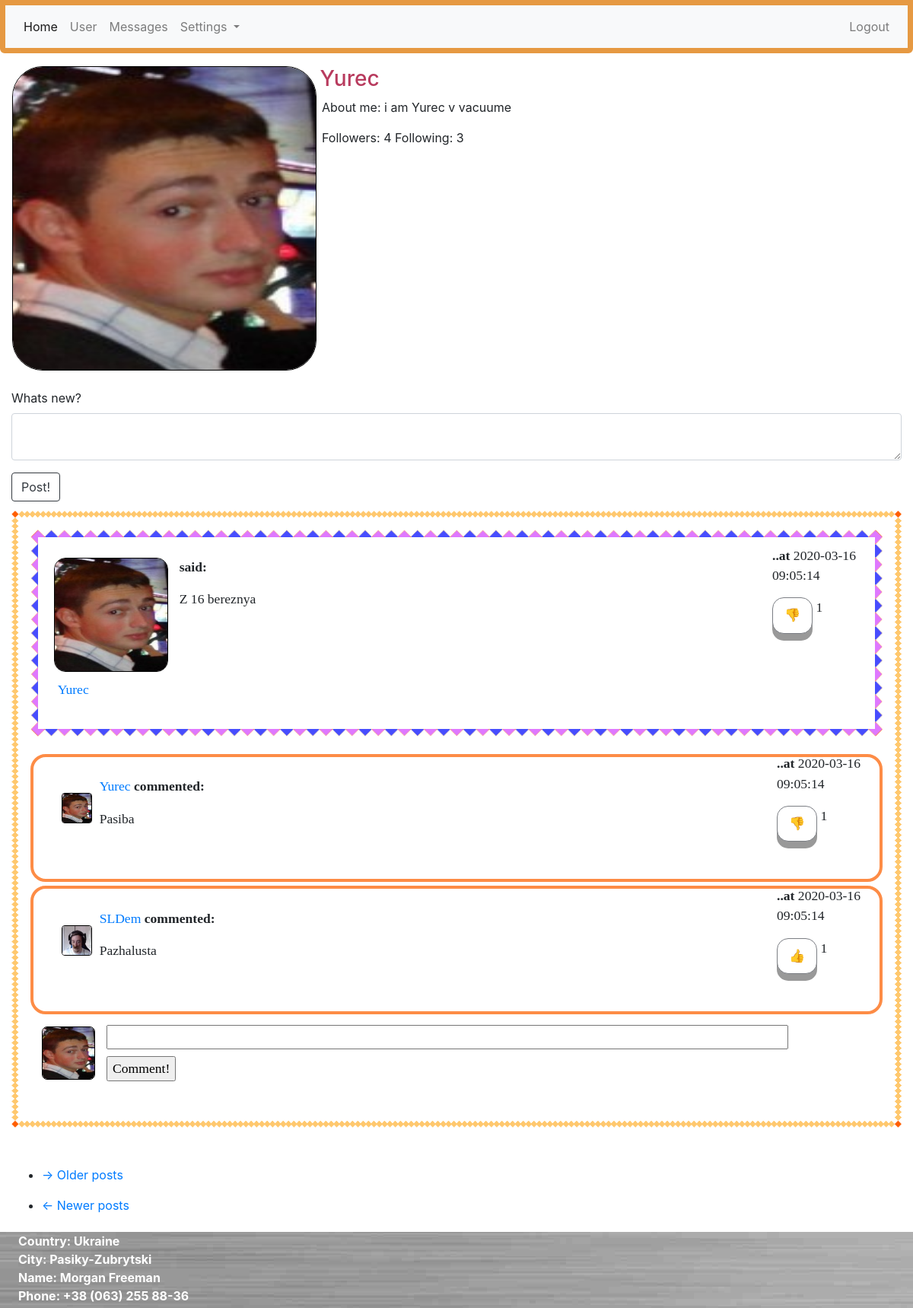
Page /user/Yurec (signed in) on the committed database.
### app/models.py (models this page shows, shortened)
class User(UserMixin, db.Model):
    id = db.Column(db.Integer, primary_key=True)
    username = db.Column(db.String(64), index=True, unique=True)
    email = db.Column(db.String(124), index=True, unique=True)
    password_hash = db.Column(db.String(128))
    about_me = db.Column(db.String(1024))
    last_seen = db.Column(db.DateTime, default=datetime.utcnow())
    avatar_set = db.Column(db.Boolean, default=False)
    posts = db.relationship("Post", backref='author', lazy='dynamic')
    comments = db.relationship("Comment", backref='commenter', lazy='dynamic')
    followed = db.relationship(
        'User', secondary=followers,
        primaryjoin=(followers.c.follower_id == id),
        secondaryjoin=(followers.c.followed_id == id),
        backref=db.backref('followers', lazy='dynamic'), lazy='dynamic')
    liked = db.relationship(
        'PostLike',
        foreign_keys='PostLike.user_id',
        backref='user', lazy='dynamic')
    comment_liked = db.relationship(
        'CommentLike',
        foreign_keys='CommentLike.user_id',
        backref='user', lazy='dynamic')
    messages_sent = db.relationship(
        'Message',
        foreign_keys='Message.sender_id',
        backref='author', lazy='dynamic')
    messages_received = db.relationship(
        'Message',
        foreign_keys='Message.recipient_id',
        backref='recipient', lazy='dynamic')
    def liked_post(self, post):
        return PostLike.query.filter(PostLike.user_id == self.id,
                                     PostLike.post_id == post.id).count() > 0
    def liked_comment(self, comment):
        return CommentLike.query.filter(CommentLike.user_id == self.id,
                                        CommentLike.comment_id == comment.id).count() > 0

class Post(db.Model):
    id = db.Column(db.Integer, primary_key=True)
    body = db.Column(db.String(140))
    timestamp = db.Column(db.DateTime, index=True, default=datetime.utcnow())
    user_id = db.Column(db.Integer, db.ForeignKey('user.id'))
    likes = db.relationship('PostLike', backref='post', lazy='dynamic')
    comments = db.relationship('Comment', backref='comment', lazy='dynamic')

class Comment(db.Model):
    id = db.Column(db.Integer, primary_key=True)
    body = db.Column(db.String(1028))
    timestamp = db.Column(db.DateTime(), default=datetime.utcnow(), index=True)
    post_id = db.Column(db.Integer, db.ForeignKey('post.id'))
    user_id = db.Column(db.Integer, db.ForeignKey('user.id'))
    comment_likes = db.relationship('CommentLike', backref='comment', lazy='dynamic')

### app/routes.py (the view)
@login_required
@app.route('/user/<username>', methods=['POST', 'GET'])
def user(username):
    if current_user.is_authenticated:
        form = PostForm()
        if form.validate_on_submit():
            post = Post(body=form.post.data, author=current_user)
            db.session.add(post)
            db.session.commit()
            flash('Your post has been posted!')
            return redirect(url_for('user', username=current_user.username))
        user = User.query.filter_by(username=username).first_or_404()
        page = request.args.get('page', 1, type=int)
        comments = Comment.query.all()
        posts = user.posts.order_by(Post.timestamp.desc()).paginate(
            page, 8, False)
        next_url = url_for('user', username=user.username, page=posts.next_num) if posts.has_next else None
        prev_url = url_for('user', username=user.username, page=posts.prev_num) if posts.has_prev else None
        return render_template('user.html', title=user.username, user=user, username=current_user.username,
                               posts=posts.items, comments=comments, next_url=next_url, prev_url=prev_url, form=form)
    return redirect(url_for('login'))

### app/forms.py
class PostForm(FlaskForm):
    post = TextAreaField("Whats new?", validators=[DataRequired(), Length(min=1, max=1028)])
    submit = SubmitField('Post!')

### app/models.py (called while the page is built)
@login.user_loader
def load_user(id):
    return User.query.get(int(id))

### app/templates/user.html (shortened to what this page needs)
{% extends "base.html" %}
{% import "bootstrap/wtf.html" as wtf %}
{% block app_content %}
    <table style="margin-top: 1%; ">
        <tr valign="top" style="width: 100%;">
            <td>
                {% if user.avatar_set %}
                    <img class="avatar" height="400px" width="400px" src="/static/{{user.username}}.jpg">
                {% else %}
                    <img class="roboavatar" src="{{ avatars.robohash(user.username, size='400') }}" />
                {% endif %}
            </td>
            <td>
                <h3 style="margin-left: 1%; color: #b83b5e;">{{ user.username }}</h3>
                {% if user.about_me %}
                    <p style="margin-left: 2%; width: 220%;">About me: {{ user.about_me }}</p>
                {% endif %}
                <p style="margin-left: 2%; width: 220%;">Followers: {{ user.followers.count() }} Following: {{ user.followed.count() }}</p>
            </td>
        </tr>
    </table>
<div style="margin-top: 2%;">
    {% if form %}
        {{ wtf.quick_form(form, button_map={'submit':'btn btn-outline-dark'}) }}
    {% endif %}
</div>
<div style="margin-top: 1%;">
    {% for post in posts %}
        {% include "_post.html" %}
    {% endfor %}
    <div style="margin-bottom: 2%;">
        <nav aria-label="...">
            <ul>
                <li class="next{% if not next_url %} disabled{% endif %}">
                    <a href="{{ next_url or '#' }}">
                        <span aria-hidden="true">&rarr;</span> Older posts
                    </a>
                </li>
            </ul>
            <ul class="pager">
                <li class="previous{% if not prev_url %} disabled{% endif %}">
                    <a href="{{ prev_url or '#' }}">
                        <span aria-hidden="true">&larr;</span> Newer posts
                    </a>
                </li>
            </ul>
        </nav>
    </div>
</div>
{% endblock %}

### app/templates/base.html (shortened to what this page needs)
<!doctype html>
<html>
    <head>
        <link rel="stylesheet" href="https://stackpath.bootstrapcdn.com/bootstrap/4.4.1/css/bootstrap.min.css">
        <link rel="stylesheet" href="{{ url_for('static', filename='main.css') }}">
    </head>
    <body style="height: 937px;">
    <div id="page-container">
        <div class="navbar_bordered">
            <nav class="navbar navbar-expand-lg navbar-light bg-light">
                <div class="collapse navbar-collapse" id="navbarSupportedContent">
                    <ul class="navbar-nav mr-auto">
                        <li class="nav-item active">
                            <a class="nav-link" href="/home">Home <span class="sr-only">(current)</span></a>
                        </li>
                        <li class="nav-item">
                            <a class="nav-link" href="{{url_for('user', username=current_user.username) }}">User</a>
                        </li>
                        <li class="nav-item">
                            <a class="nav-link" href="{{url_for('messages') }}">Messages</a>
                        </li>
                        <li class="nav-item dropdown">
                            <a class="nav-link dropdown-toggle" href="#" id="navbarDropdown" role="button" data-toggle="dropdown" aria-haspopup="true" aria-expanded="false">
                            Settings
                        </a>
                        </li>
                    </ul>
                    <ul class="nav navbar-nav ml-auto">
                        {% if current_user.is_anonymous %}
                            <li class="nav-item">
                                <a class="nav-link" href="/login">Login</a>
                            </li>
                        {% else %}
                            <li class="nav-item">
                                <a class="nav-link" href="/logout">Logout</a>
                            </li>
                        {% endif %}
                    </ul>
                </div>
            </nav>
        </div>
    {% block content %}
        <div class="container-fluid">
            {% block app_content %}{% endblock %}
        </div>
    {% endblock %}
    <div id="main-footer">
        <p style="color: white; margin-left: 2%; margin-bottom: -30px;"><b>
            Country: Ukraine<br>
            City: Pasiky-Zubrytski<br>
            Name: Morgan Freeman<br>
            Phone: +38 (063) 255 88-36
        </b></p>
    </div>
    </div>
    </body>
</html>

### app/templates/_post.html (shortened to what this page needs)
<div class="post_with_background" style="margin-bottom: 50px;">
    <div class="post">
        <div id="container_post">
            <div id="left_post">
                <div style="position: absolute; margin-left: -5px;">
                    <a href="{{ url_for('user', username=post.author.username) }}">
                        {% if post.author.avatar_set %}
                        <img class="avatar" height="150px" width="150px"
                             src="{{ url_for('static', filename=post.author.username + '.jpg') }}">
                        {% else %}
                        <img class="roboavatar" src="{{ avatars.robohash(post.author.username, size='150') }}"/>
                        {% endif %}
                    </a>
                </div>
                <div style="position: relative; margin-top: 160px;">
                    <a href="{{ url_for('user', username=post.author.username) }}">
                        {{ post.author.username }}
                    </a>
                </div>
            </div>
            <div id="center_post">
                <p><b>said: </b></p>
                <p id="post{{ post.id }}">{{ post.body }}</p>
            </div>
            <div id="right_post">
                <p><b>..at</b> {{post.timestamp.replace(microsecond=0)}}</p>
                {% if current_user.liked_post(post) %}
                <div id="like_container">
                    <div id="like_button"><a href="{{ url_for('like_action', post_id=post.id, action='dislike') }}">
                        <div class="button">&#128078</div>
                    </a></div>
                    <div id="like_count"><p>{{ post.likes.count() }}</p></div>
                </div>
                {% endif %}
            </div>
        </div>
    </div>
    {% for comment in comments %}
    {% if comment in post.comments %}
    {% include "_comment.html" %}
    {% endif %}
    {% endfor %}
    <div id="container_post_comment">
        <div id="left_post_comment">
            {% if current_user.avatar_set %}
            <img class="avatar" height="70px" width="70px"
                 src="{{ url_for('static', filename=current_user.username + '.jpg') }}">
            {% else %}
            <img class="roboavatar" src="{{ avatars.robohash(current_user.username, size='70') }}"/>
            {% endif %}
        </div>
        <div class="comment_with_background">
            <div id="right_post_comment">
                <form action="{{ url_for('comment', post_id=post.id) }}" method="post"
                      style="margin-bottom: 4%;">
                    <input style="width: 100%; margin-bottom: 1%;" type=text name=comment>
                    <input type=submit value=Comment!>
                </form>
            </div>
        </div>
    </div>
</div>

### app/templates/_comment.html
<div class="comment_with_border">
    <div id="container-comment">
        <div id="left_comment">
            <a href="{{ url_for('user', username=comment.commenter.username) }}">
                {% if comment.commenter.avatar_set %}
                    <img class="avatar" height="40px" width="40px" src="{{ url_for('static', filename=comment.commenter.username + '.jpg') }}">
                {% else %}
                    <img class="roboavatar" src="{{ avatars.robohash(comment.commenter.username, size='40') }}" />
                {% endif %}
            </a>
        </div>
        <div id="center_comment">
            <p><a href="{{ url_for('user', username=comment.commenter.username) }}">
                {{ comment.commenter.username }}
            </a><b>commented: </b></p>
            <p>{{ comment.body }}</p>
        </div>
        <div id="right_comment">
            <p><b>..at</b> {{comment.timestamp.replace(microsecond=0)}}</p>
            {% if current_user.liked_comment(comment) %}
                <div id="like_container">
                    <div id="like_button"><a href="{{ url_for('comment_like_action', comment_id=comment.id, action='dislike') }}"><div class="button">&#128078</div></a></div>
                    <div id="like_count"><p>{{ post.likes.count() }}</p></div>
                </div>
            {% else %}
                <div id="dislike_container">
                    <div id="dislike_button"><a href="{{ url_for('comment_like_action', comment_id=comment.id, action='like') }}"><div class="button">&#128077</div></a></div>
                    <div id="dislike_count"><p>{{ post.likes.count() }}</p></div>
                </div>
            {% endif %}
        </div>
    </div>
</div>

### app/static/main.css (style rules this page uses)
#page-container { position: relative; min-height:100%; height: auto !important; height: 100%; padding-bottom: 100px; }
#main-footer { position: absolute; bottom: 0; width: 100%; height: 100px; background: url('/static/footer_bg.jpg'); }
#container_post { width:100%; height: 190px; margin-bottom: 2%; }
#left_post { float: left; width: 160px; margin-left: 1%; margin-top: 0.1%; }
#center_post { margin: 0 auto; width: 80%; margin-top: 1%; margin-left: 1%; }
#right_post { float: right; width: 120px; margin-top: -100px; }
#left_comment { float: left; width: 50px; margin-left: 2%; margin-top: 2%; }
#center_comment { margin: 0 auto; width: 70%; margin-top: 1%; margin-left: 5.5%; }
#right_comment { float: right; width: 120px; margin-top: -115px; }
#container_post_comment { width:100%; }
#left_post_comment { float: left; width: 20px; margin-left: 15px; margin-top: 2px; }
#right_post_comment { margin: 0 auto; width: 80%; margin-top: 1.27%; margin-left: 100px; margin-right: 50px; }
#like_container { width: 100%; }
#like_button { float: left; width: 20px; }
#like_count { margin: 0 auto; width: 5px; margin-top: 1%; }
#dislike_container { width: 100%; }
#dislike_button { float: left; width: 20px; }
#dislike_count { margin: 0 auto; width: 5px; margin-top: 1%; }
.avatar { border: 1px solid #000; border-radius: 10%; }
.navbar_bordered { border: 7px solid transparent; border-color: #E69942; border-radius: 0 0 6px 6px; margin-bottom: 1rem; }
.post_with_background { border: 10px solid transparent; padding: 15px; border-image: url('/static/orange_border.png') 30 round; font-family: 'Lobster Two', cursive; font-size: 1.1rem; }
.post { border: 10px solid transparent; padding: 15px; border-image: url('/static/purple_border.png') 15 round; margin-bottom: 2%; }
.comment_with_border { border: 4px solid #FD8C46; padding: 15px; padding-bottom: 50px; border-radius: 20px; margin-bottom: 5px; }
.button { outline: none !important; display: inline-block; padding: 10px 15px; font-size: 17px; cursor: pointer; text-align: center; text-decoration: none; outline: none; color: black !important; background-color: white; border: solid; border-color: #7B7E84; border-width: 1px; border-radius: 15px; box-shadow: 0 9px #999; }

### rows in the picture
User: username (picture), username "Yurec", about_me "i am Yurec v vacuume"
Post: username (picture), author.username "Yurec", body "Z 16 bereznya", timestamp.replace "2020-03-16 09:05:14", likes.count "1"
Comment: username (picture), commenter.username "Yurec", body "Pasiba", timestamp.replace "2020-03-16 09:05:14", likes.count "1"
Comment: username (picture), commenter.username "SLDem", body "Pazhalusta", timestamp.replace "2020-03-16 09:05:14", likes.count "1"

### other values in the picture
{{ user.followers.count() }} "4"
{{ user.followed.count() }} "3"
